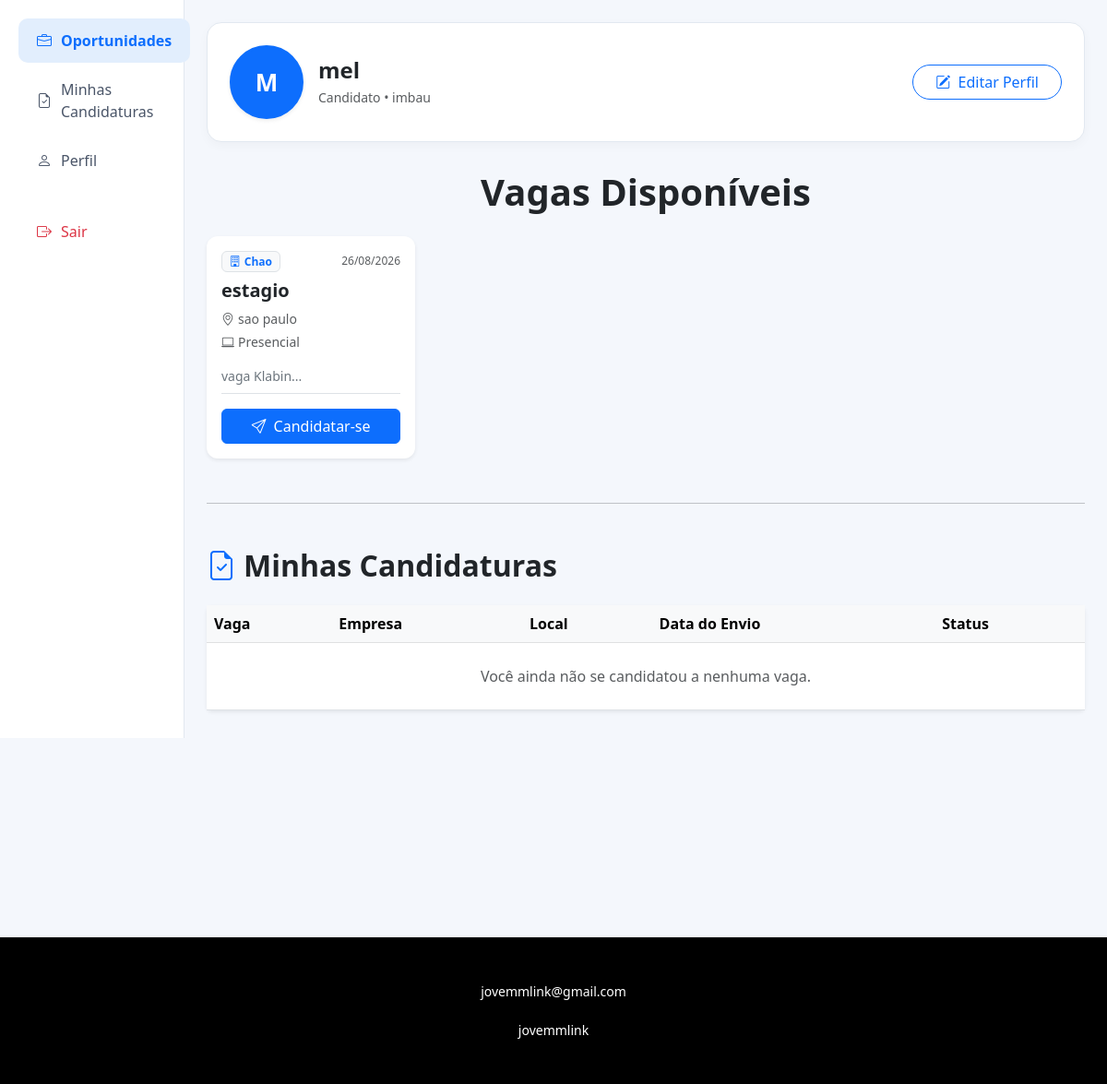
The app's page /listarVagas.php (signed in) with its own data.
### tables this page shows
CREATE TABLE `candidato` (
  `idCandidato` int NOT NULL,
  `fotoUsuario` varchar(255) DEFAULT NULL,
  `dataNascimentoUsuario` date DEFAULT NULL,
  `nomeUsuario` varchar(100) DEFAULT NULL,
  `cpfUsuario` varchar(14) DEFAULT NULL,
  `emailUsuario` varchar(100) DEFAULT NULL,
  `estadoUsuario` varchar(50) DEFAULT NULL,
  `cidadeUsuario` varchar(50) DEFAULT NULL,
  `senhaUsuario` varchar(255) DEFAULT NULL,
  `nivelUsuario` int DEFAULT NULL,
  `dataCadastro` datetime DEFAULT NULL
);

CREATE TABLE `usuarios` (
  `idUsuario` int NOT NULL,
  `fotoUsuario` varchar(255) NOT NULL,
  `dataNascimentoUsuario` date NOT NULL,
  `nomeUsuario` varchar(100) NOT NULL,
  `cpfUsuario` varchar(14) NOT NULL,
  `emailUsuario` varchar(100) NOT NULL,
  `telefoneUsuario` varchar(20) DEFAULT NULL,
  `estadoUsuario` varchar(50) NOT NULL,
  `cidadeUsuario` varchar(50) NOT NULL,
  `senhaUsuario` varchar(100) NOT NULL,
  `nivelUsuario` varchar(20) DEFAULT 'usuario',
  `dataCadastro` timestamp NULL DEFAULT CURRENT_TIMESTAMP
);

CREATE TABLE `vaga` (
  `idVaga` int NOT NULL,
  `idEmpresa` int NOT NULL,
  `tituloVaga` varchar(200) NOT NULL,
  `descricaoVaga` text NOT NULL,
  `requisitosVaga` text,
  `modalidadeVaga` varchar(50) DEFAULT 'Presencial',
  `salarioVaga` decimal(10,2) DEFAULT NULL,
  `cidadeVaga` varchar(100) DEFAULT NULL,
  `estadoVaga` varchar(2) DEFAULT NULL,
  `statusVaga` varchar(20) DEFAULT 'Ativa',
  `dataCriacao` datetime DEFAULT CURRENT_TIMESTAMP
);

CREATE TABLE `empresa` (
  `idEmpresa` int NOT NULL,
  `fotoEmpresa` varchar(255) DEFAULT NULL,
  `nomeEmpresa` varchar(250) NOT NULL,
  `razaoSocialEmpresa` varchar(250) NOT NULL,
  `dataFundacaoEmpresa` date DEFAULT NULL,
  `cnpjEmpresa` varchar(20) NOT NULL,
  `estadoEmpresa` varchar(2) DEFAULT NULL,
  `cidadeEmpresa` varchar(100) DEFAULT NULL,
  `emailEmpresa` varchar(150) NOT NULL,
  `senhaEmpresa` varchar(255) NOT NULL,
  `dataCadastro` datetime DEFAULT CURRENT_TIMESTAMP
);

### listarVagas.php (the view, shortened to what this page needs)
<?php
include "conexaoBD.php";
$idSessao = intval($_SESSION['idCandidato'] ?? $_SESSION['idUsuario'] ?? 0);
$emailSessao = mysqli_real_escape_string($conn, $_SESSION['emailUsuario'] ?? '');
$sqlBuscaDados = "SELECT c.*,
                         u.fotoUsuario AS fotoUser,
                         u.nomeUsuario AS nomeUser,
                         u.cidadeUsuario AS cidadeUser
                  FROM candidato c
                  LEFT JOIN usuarios u ON c.idCandidato = u.idUsuario OR c.emailUsuario = u.emailUsuario
                  WHERE c.idCandidato = '$idSessao' OR c.emailUsuario = '$emailSessao' OR u.idUsuario = '$idSessao'
                  LIMIT 1";
$resBusca = mysqli_query($conn, $sqlBuscaDados);
$dadosUsuario = [];
$idCandidatoValido = null;
if ($resBusca && mysqli_num_rows($resBusca) > 0) {
    $dadosUsuario = mysqli_fetch_assoc($resBusca);
    $idCandidatoValido = $dadosUsuario['idCandidato'] ?? $dadosUsuario['idUsuario'];
}
$fotoCandidato = '';
$nomeCandidato = $dadosUsuario['nomeUsuario'] ?? $dadosUsuario['nomeUser'] ?? $_SESSION['nomeUsuario'] ?? 'Candidato';
$cidadeCandidato = $dadosUsuario['cidadeUsuario'] ?? $dadosUsuario['cidadeUser'] ?? 'Não informada';
$partesNome = explode(' ', trim($nomeCandidato));
$iniciais = strtoupper(substr($partesNome[0], 0, 1) . (isset($partesNome[1]) ? substr($partesNome[1], 0, 1) : ''));
$sqlVagas = "SELECT vaga.*, Empresa.nomeEmpresa
             FROM vaga
             INNER JOIN Empresa ON vaga.idEmpresa = Empresa.idEmpresa
             WHERE vaga.statusVaga = 'Ativa'
             ORDER BY vaga.idVaga DESC";
$resultadoVagas = mysqli_query($conn, $sqlVagas);
$sqlMinhasCandidaturas = "SELECT c.*, v.tituloVaga, v.cidadeVaga, v.estadoVaga, e.nomeEmpresa
                          FROM candidatura c
                          INNER JOIN vaga v ON c.idVaga = v.idVaga
                          INNER JOIN Empresa e ON v.idEmpresa = e.idEmpresa
                          WHERE c.idCandidato = '$idCandidatoValido'
                          ORDER BY c.dataCandidatura DESC";
$resMinhasCandidaturas = mysqli_query($conn, $sqlMinhasCandidaturas);
?>
<!DOCTYPE html>
<html lang="pt-br">
<head>
    <link href="https://cdn.jsdelivr.net/npm/bootstrap@5.3.0/dist/css/bootstrap.min.css" rel="stylesheet">
    <link rel="stylesheet" href="https://cdn.jsdelivr.net/npm/bootstrap-icons@1.11.0/font/bootstrap-icons.css">
</head>
<body>
<div class="container-fluid">
    <div class="row">
        <div class="col-md-2 sidebar">
            <nav class="nav flex-column px-2">
                <a class="nav-link active" href="listarVagas.php"><i class="bi bi-briefcase"></i> Oportunidades</a>
                <a class="nav-link" href="#minhas-candidaturas"><i class="bi bi-file-earmark-check"></i> Minhas Candidaturas</a>
                <a class="nav-link" href="PerfilCandidato.php"><i class="bi bi-person"></i> Perfil</a>
                <a class="nav-link text-danger mt-4" href="logoutUsuario.php"><i class="bi bi-box-arrow-right"></i> Sair</a>
            </nav>
        </div>
        <div class="col-md-10 p-4">
            <div class="card-profile d-flex justify-content-between align-items-center flex-wrap gap-3">
                <div class="d-flex align-items-center gap-3">
                    <div class="profile-img-container d-flex align-items-center justify-content-center bg-primary text-white fw-bold border border-3 border-primary shadow-sm" style="font-size: 26px;">
                        <?php if (!empty($fotoCandidato)): ?>
                            <img src="<?= htmlspecialchars($fotoCandidato) ?>" class="profile-img" alt="Foto do Candidato">
                        <?php else: ?>
                            <span class="user-select-none"><?= $iniciais ?: '<i class="bi bi-person fs-3"></i>' ?></span>
                        <?php endif; ?>
                    </div>
                    <div>
                        <h4 class="fw-bold mb-1 text-dark"><?= htmlspecialchars($nomeCandidato) ?></h4>
                        <div class="d-flex align-items-center gap-2">
                            <small class="text-muted">
                                Candidato • <?= htmlspecialchars($cidadeCandidato) ?>
                            </small>
                        </div>
                    </div>
                </div>
                <div>
                    <a href="editarPerfil.php" class="btn btn-outline-primary rounded-pill px-4">
                        <i class="bi bi-pencil-square me-1"></i> Editar Perfil
                    </a>
                </div>
            </div>
            <h1 class="text-center mb-4 fw-bold">Vagas Disponíveis</h1>
            <div class="row g-3 mb-5">
                <?php if ($resultadoVagas && mysqli_num_rows($resultadoVagas) > 0): ?>
                    <?php while ($vaga = mysqli_fetch_assoc($resultadoVagas)): ?>
                        <div class="col-md-3">
                            <div class="card h-100 shadow-sm border-0 vaga-card">
                                <div class="card-body d-flex flex-column justify-content-between p-3">
                                    <div>
                                        <div class="d-flex justify-content-between align-items-center mb-2">
                                            <span class="badge bg-light text-primary border">
                                                <i class="bi bi-building me-1"></i><?= htmlspecialchars($vaga['nomeEmpresa']) ?>
                                            </span>
                                            <small class="text-muted" style="font-size: 0.75rem;">
                                                <?= date('d/m/Y', strtotime($vaga['dataCriacao'])) ?>
                                            </small>
                                        </div>
                                        <h5 class="card-title fw-bold text-dark mb-2"><?= htmlspecialchars($vaga['tituloVaga']) ?></h5>
                                        <div class="small text-muted mb-3">
                                            <?php if (!empty($vaga['cidadeVaga'])): ?>
                                                <div class="mb-1"><i class="bi bi-geo-alt me-1"></i><?= htmlspecialchars($vaga['cidadeVaga']) ?></div>
                                            <?php endif; ?>
                                            <?php if (!empty($vaga['modalidadeVaga'])): ?>
                                                <div class="mb-1"><i class="bi bi-laptop me-1"></i><?= htmlspecialchars($vaga['modalidadeVaga']) ?></div>
                                            <?php endif; ?>
                                        </div>
                                        <p class="card-text text-secondary small">
                                            <?= htmlspecialchars(substr($vaga['descricaoVaga'], 0, 85)) ?>...
                                        </p>
                                    </div>
                                    <div class="pt-3 border-top mt-2">
                                        <button type="button"
                                                class="btn btn-primary w-100"
                                                data-bs-toggle="modal"
                                                data-bs-target="#modalCandidatura"
                                                data-idvaga="<?= $vaga['idVaga'] ?>"
                                                data-titulovaga="<?= htmlspecialchars($vaga['tituloVaga']) ?>">
                                            <i class="bi bi-send me-1"></i> Candidatar-se
                                        </button>
                                    </div>
                                </div>
                            </div>
                        </div>
                    <?php endwhile; ?>
                <?php else: ?>
                    <div class="col-12 text-center py-5">
                        <p class="text-muted fs-5">Nenhuma vaga aberta no momento.</p>
                    </div>
                <?php endif; ?>
            </div>
            <hr class="my-5">
            <h2 id="minhas-candidaturas" class="fw-bold mb-4"><i class="bi bi-file-earmark-check me-2 text-primary"></i>Minhas Candidaturas</h2>
            <div class="card shadow-sm border-0">
                <div class="card-body p-0">
                    <div class="table-responsive">
                        <table class="table table-hover align-middle mb-0">
                            <thead class="table-light">
                                <tr>
                                    <th>Vaga</th>
                                    <th>Empresa</th>
                                    <th>Local</th>
                                    <th>Data do Envio</th>
                                    <th>Status</th>
                                </tr>
                            </thead>
                            <tbody>
                                <?php if ($resMinhasCandidaturas && mysqli_num_rows($resMinhasCandidaturas) > 0): ?>
                                    <?php while ($cand = mysqli_fetch_assoc($resMinhasCandidaturas)): ?>
                                        <tr>
                                            <td class="fw-semibold text-dark"><?= htmlspecialchars($cand['tituloVaga']) ?></td>
                                            <td><?= htmlspecialchars($cand['nomeEmpresa']) ?></td>
                                            <td><?= htmlspecialchars($cand['cidadeVaga'] . ' - ' . $cand['estadoVaga']) ?></td>
                                            <td><?= date('d/m/Y H:i', strtotime($cand['dataCandidatura'])) ?></td>
                                            <td>
                                                <?php
                                                    $statusBadge = 'bg-warning text-dark';
                                                    if ($cand['statusCandidatura'] === 'Aprovado') $statusBadge = 'bg-success';
                                                    if ($cand['statusCandidatura'] === 'Recusado') $statusBadge = 'bg-danger';
                                                ?>
                                                <span class="badge <?= $statusBadge ?>"><?= htmlspecialchars($cand['statusCandidatura']) ?></span>
                                            </td>
                                        </tr>
                                    <?php endwhile; ?>
                                <?php else: ?>
                                    <tr>
                                        <td colspan="5" class="text-center py-4 text-muted">Você ainda não se candidatou a nenhuma vaga.</td>
                                    </tr>
                                <?php endif; ?>
                            </tbody>
                        </table>
                    </div>
                </div>
            </div>
        </div>
    </div>
</div>
<?php include "footer.php"; ?>
</body>
</html>

### listarVagas.php (style rules this page uses)
body { background-color: #f4f7fc; margin: 0; padding: 0; }
.sidebar { background-color: #ffffff; border-right: 1px solid #e2e8f0; min-height: 100vh; padding-top: 20px; }
.sidebar .nav-link { color: #4a5568; font-weight: 500; padding: 12px 20px; border-radius: 10px; margin-bottom: 5px; display: flex; align-items: center; gap: 10px; text-decoration: none; }
.sidebar .nav-link.active, .sidebar .nav-link:hover { background-color: #e2eefd; color: #0d6efd; font-weight: 600; }
.card-profile { background: #ffffff; border-radius: 16px; border: 1px solid #e2e8f0; padding: 24px; margin-bottom: 30px; box-shadow: 0 4px 12px rgba(0, 0, 0, 0.03); }
.profile-img-container { width: 80px; height: 80px; min-width: 80px; position: relative; border-radius: 50%; overflow: hidden; }
.vaga-card { transition: transform 0.2s; border-radius: 12px; }

### records on screen
candidato: nomeUsuario "M", nomeUsuario "mel", usuarios.cidadeUsuario "imbau"
vaga: idEmpresa.nomeEmpresa "Chao", dataCriacao "26/08/2026", tituloVaga "estagio", cidadeVaga "sao paulo", modalidadeVaga "Presencial", descricaoVaga "vaga Klabin"
